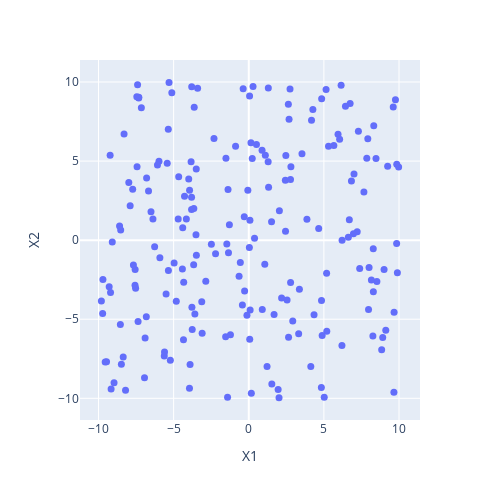

Source (notebook cell):
### Markdown cell above
## Plot $X_1$ vs. $X_2$

### Code cell
plot2D(symmetric_data, x="X1", y="X2", x_title="X1", y_title="X2")

### Figure 1 — Plotly figure (JSON) as saved in the notebook; plotly's stock layout.template omitted (floating-point values rounded to 4 significant figures; data arrays with more than 128 entries replaced by an {"elided": "..."} marker saying what was removed)
{"data": [{"hovertemplate": "X1=%{x}<br>X2=%{y}<extra></extra>", "legendgroup": "", "marker": {"color": "#636efa", "size": 7, "symbol": "circle"}, "mode": "markers", "name": "", "orientation": "v", "showlegend": false, "type": "scatter", "x": {"elided": "200 float values"}, "xaxis": "x", "y": {"elided": "200 float values"}, "yaxis": "y"}], "layout": {"height": 500, "legend": {"tracegroupgap": 0}, "margin": {"t": 60}, "width": 500, "xaxis": {"anchor": "y", "autorange": true, "domain": [0, 1], "range": [-11.23, 11.4], "title": {"text": "X1"}, "type": "linear"}, "yaxis": {"anchor": "x", "autorange": true, "domain": [0, 1], "range": [-11.37, 11.39], "title": {"text": "X2"}, "type": "linear"}}}
